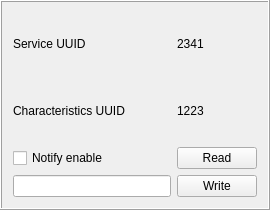
<?xml version="1.0" encoding="UTF-8"?>
<ui version="4.0">
 <class>bleChar</class>
 <widget class="QFrame" name="bleChar">
  <property name="geometry">
   <rect>
    <x>0</x>
    <y>0</y>
    <width>270</width>
    <height>210</height>
   </rect>
  </property>
  <property name="windowTitle">
   <string>Frame</string>
  </property>
  <property name="frameShape">
   <enum>QFrame::Box</enum>
  </property>
  <property name="frameShadow">
   <enum>QFrame::Raised</enum>
  </property>
  <layout class="QGridLayout" name="gridLayout">
   <item row="2" column="1">
    <widget class="QPushButton" name="charReadBtn">
     <property name="text">
      <string>Read</string>
     </property>
    </widget>
   </item>
   <item row="1" column="1">
    <widget class="QLabel" name="charUUIDValueLabel">
     <property name="text">
      <string>1223</string>
     </property>
    </widget>
   </item>
   <item row="0" column="0">
    <widget class="QLabel" name="srvcUUIDLabel">
     <property name="text">
      <string>Service UUID</string>
     </property>
    </widget>
   </item>
   <item row="1" column="0">
    <widget class="QLabel" name="charUUIDLabel">
     <property name="frameShape">
      <enum>QFrame::NoFrame</enum>
     </property>
     <property name="frameShadow">
      <enum>QFrame::Raised</enum>
     </property>
     <property name="text">
      <string>Characteristics UUID</string>
     </property>
     <property name="scaledContents">
      <bool>false</bool>
     </property>
    </widget>
   </item>
   <item row="0" column="1">
    <widget class="QLabel" name="srvcUUIDValueLabel">
     <property name="text">
      <string>2341</string>
     </property>
    </widget>
   </item>
   <item row="2" column="0">
    <widget class="QCheckBox" name="notifyEnableCheckBox">
     <property name="text">
      <string>Notify enable</string>
     </property>
     <property name="checkable">
      <bool>true</bool>
     </property>
     <property name="checked">
      <bool>false</bool>
     </property>
    </widget>
   </item>
   <item row="3" column="0">
    <widget class="QLineEdit" name="bleCharValueLineEdit">
     <property name="text">
      <string/>
     </property>
     <property name="clearButtonEnabled">
      <bool>true</bool>
     </property>
    </widget>
   </item>
   <item row="3" column="1">
    <widget class="QPushButton" name="charWriteBtn">
     <property name="text">
      <string>Write</string>
     </property>
    </widget>
   </item>
  </layout>
 </widget>
 <resources/>
 <connections/>
</ui>
